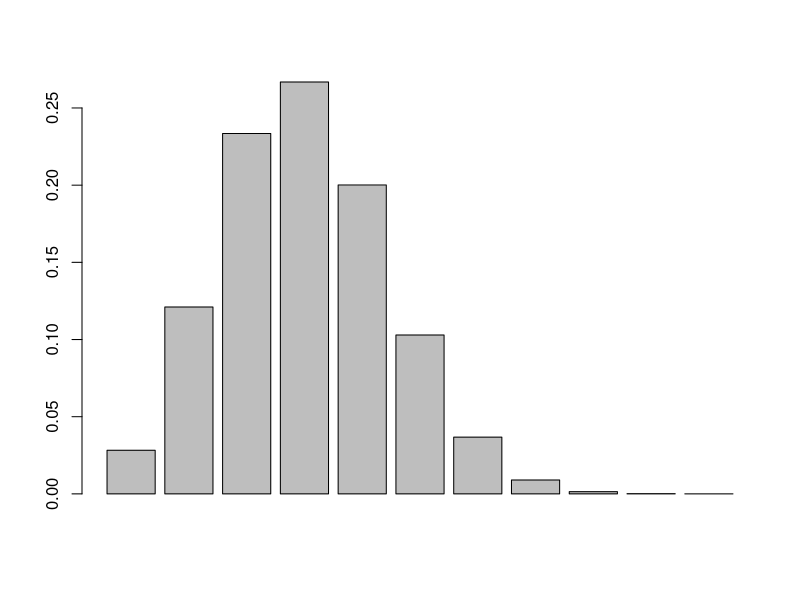
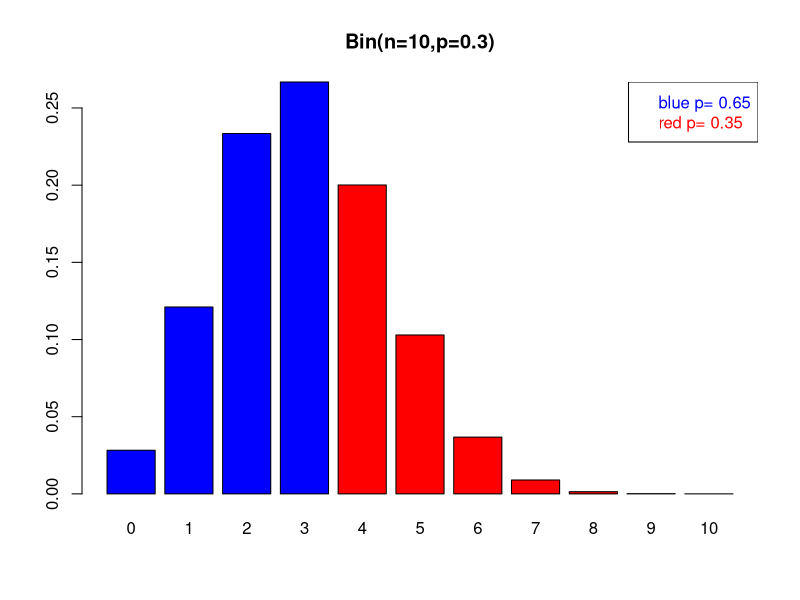
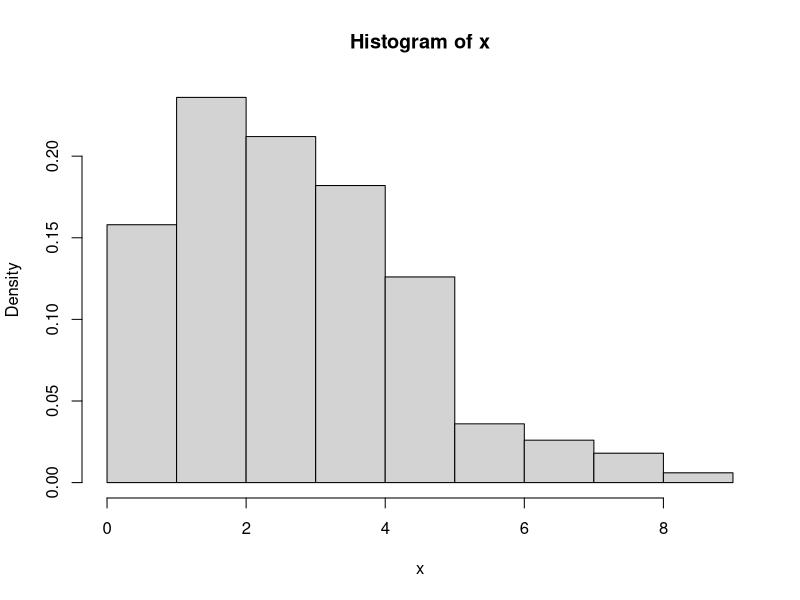
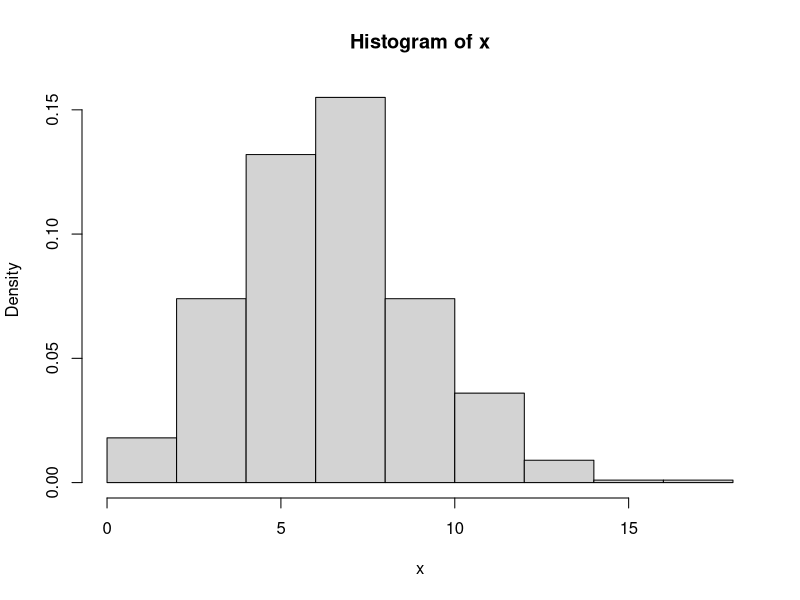
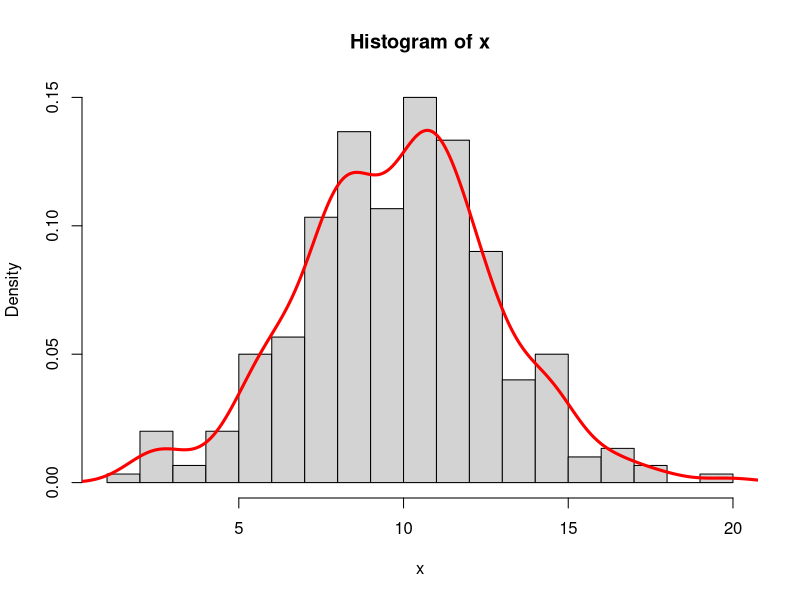
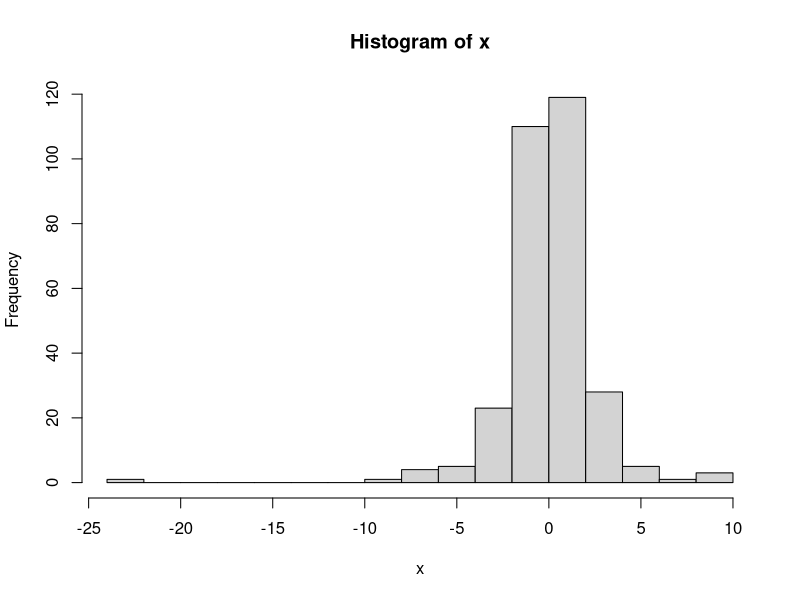
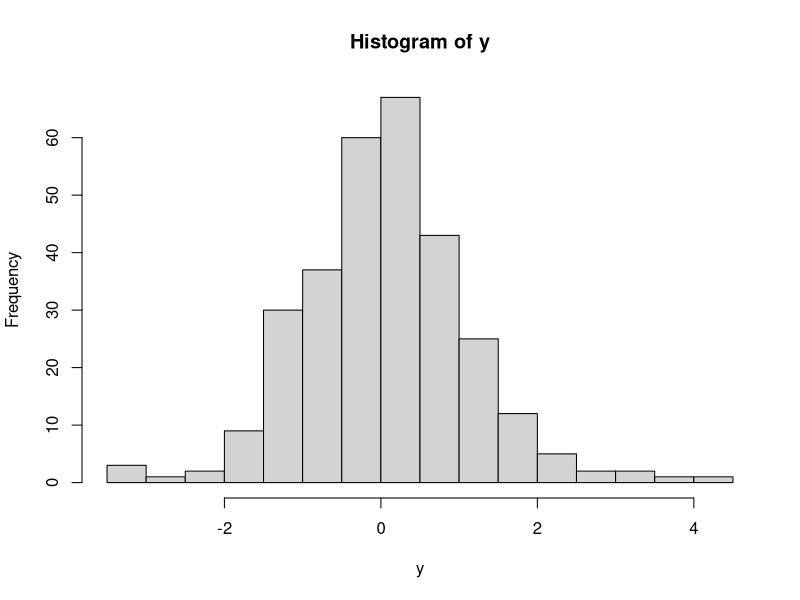
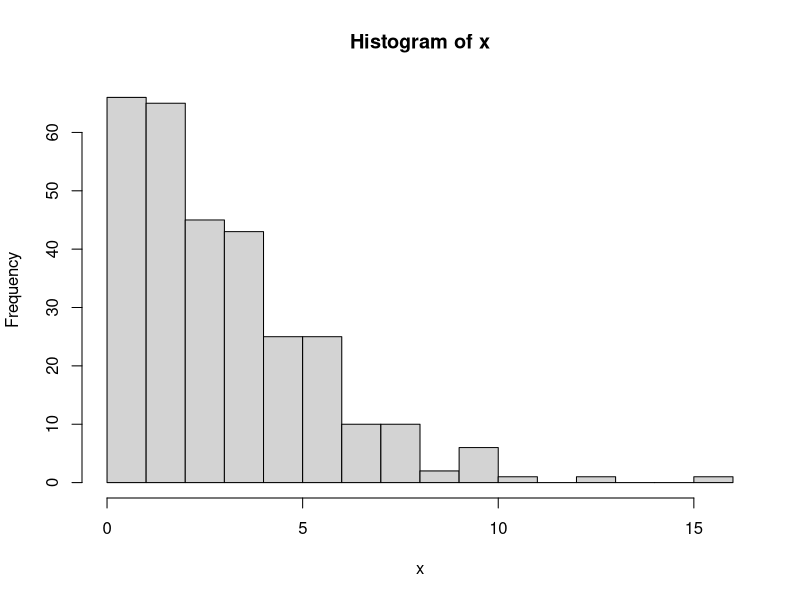

Here is the R script that generated these plots, in order: (Note: this script raises an error after producing the figures.)
#### Demo 11: Föreläsning 6 ####
#### Författare: Josef Wilz?n

#----------------------------------------------
# Del 1: Slumptal, statistik mm
#----------------------------------------------

?distribution

# skapa en slumpsekvens med 0/1
?rbinom
a<-rbinom(300,1,0.3)
print(a)
mean(a)

# binomialfördelning: n=10 p=0.3
b<-dbinom(x=0:10,size=10,prob=0.3)
barplot(b)
# kumulativ sannolikhet
barplot(b,col=ifelse(0:10<4,"blue","red"),main="Bin(n=10,p=0.3)",names.arg=0:10)
d<-pbinom(q=3,size=10,prob=0.3)
legend("topright",legend=paste(c("blue","red"),c("p=","p="),c(round(d,3),
        round((1-d),3))),text.col=c("blue","red"))

# poissonfördelningen
?rpois
x<-rpois(500,3)
hist(x,10,freq=FALSE)
x<-rpois(500,7)
hist(x,10,freq=FALSE)

# ta stickprov:
?sample
sample(1:10,size=5)

sample(1:10,size=5,replace=TRUE)

y<-c("a","b","b","a","c","c","a","d","c","a","a","d")
sample(y,3)


# kontinuerliga fördelningar
#normalfördelnng
?rnorm
x<-rnorm(n=300,mean=10,sd=3)
hist(x,20,freq=FALSE)
y<-density(x)
lines(y,col="red",lwd="3")
# Vad gör följande rader?
pnorm(q=1.96,mean=0,sd=1)
1-pnorm(q=1.96,mean=0,sd=1)
pnorm(q=1.96,mean=0,sd=1,lower.tail=FALSE)
qnorm(p=0.025,mean=0,sd=1)
qnorm(p=0.975,mean=0,sd=1)

# t-fördelning
?rt
x<-rt(n=300,df=2)
hist(x,20)
y<-rt(n=300,df=40)
hist(y,20)

# chi2
?rchisq
x<-rchisq(n=300,df=3)
hist(x,20)
y<-rchisq(n=300,df=20)
hist(y,20)

# f-fördelning
?rf
par(mfrow=c(3,1))
x<-rf(n=300,df1=1,df2=5)
hist(x,30,main="df1=1 df2=5")
y<-rf(n=300,df1=2,df2=10)
hist(y,30,main="df1=2 df2=10")
z<-rf(n=300,df1=5,df2=5)
hist(z,30,main="df1=5 df2=5")
par(mfrow=c(1,1))

# lite mer om table:
x<-sample(x=letters[1:3],size=20,replace=TRUE)
y<-sample(x=letters[1:4],size=20,replace=TRUE)
z<-table(x,y)
prop.table(z) # relativt totalsumman, jmf: z/sum(z)
prop.table(z,margin=1) # relativt radsumman
prop.table(z,margin=2) # relativt kolumnsumman


# Konfidensintervall och hypotestest för medelvärde i normalpopulation 
?t.test
data(trees)
vol<-trees$Volume
# Är medelvärdet=20?
myTest<-t.test(x=vol,mu=20,conf.level=0.95)
print(myTest)
class(myTest)
str(myTest)
myTest$p.value
myTest$null.value
myTest$p.value
myTest$conf.int

# Test av frekvenstabeller: 
x<-sample(x=letters[1:3],size=100,replace=TRUE)
y<-sample(x=letters[5:8],size=100,replace=TRUE)
z<-table(x,y)
?barplot
print(z)
barplot(z, main="",xlab="",legend = rownames(z),col=3:5)
barplot(z, main="", ylab= "",beside=TRUE, col=3:5)
legend("topright", c("a","b","c"), cex=1, bty="n", fill=3:5)

summary(z)
chisq.test(z)

x2<-sample(x=letters[1:3],size=10,replace=TRUE)
y2<-sample(x=letters[5:8],size=10,replace=TRUE)
z2<-table(x2,y2)
z2
fisher.test(x=z2)





#----------------------------------------------
# Del 2: lubridate och datum/tid
#----------------------------------------------

# läsa in paketet
library(lubridate) 

# Läsa in datum 

just_nu<-now() 
just_nu

idag<-today() 
idag

birthday<-"1981-11-05" 
class(birthday)
birthday+1 

birth<-ymd(birthday)
birth
class(birth)
birth+days(1)

# Plocka ut delar ur datumet 

week(birth) 

yday(birth)

wday(birth,label=TRUE,abbr=FALSE) 

# Byt delar av datumet 
names()<-
year(birth)<-1983 

month(birth)<-6 

day(birth)<-24 

birth
# Datumberäkningar (exakt - kontinuerlig tid) 

myLife<-new_interval(birth,today()) 

myLife/dyears() 

myLife/dweeks() 

myLife/ddays() 

myLife/dhours() 

# Datumberäkningar (relativ - diskret tid) 

myLife/months(1) 

12*31 

myLife/years(1) 

birth+days(10000) 


#avrunda:
round_date(x=birth,unit="day")
round_date(x=birth,unit="year")
floor_date(x=birth,unit="month")
ceiling_date(x=birth,unit="month")

# Någon som vill veta när de fyller 10000 dagar?
student<-ymd("")
life<-new_interval(student,now())
student+days(10000)






















